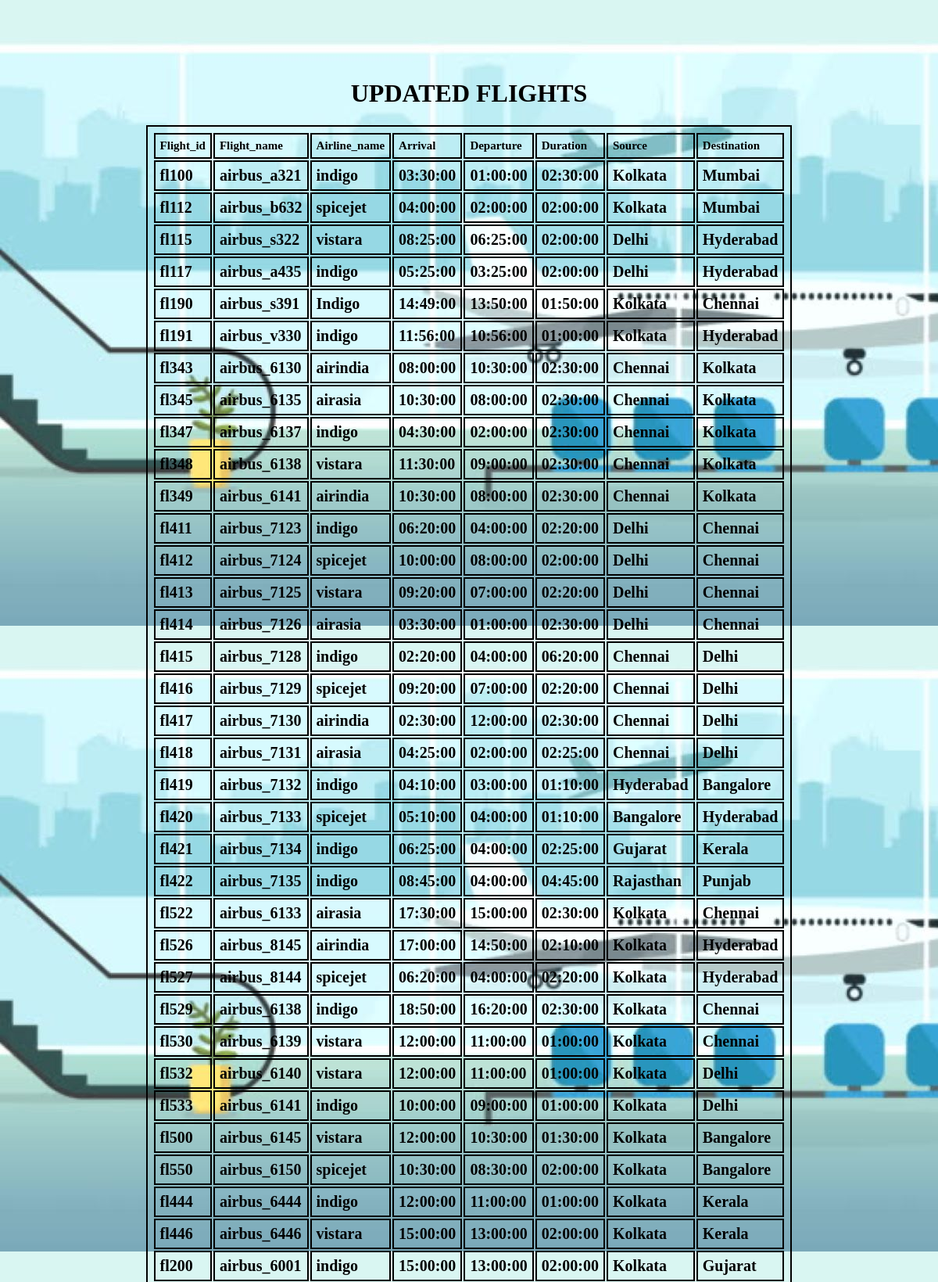
Page /updated_flight_schedule.php (upper part) on the committed database.
### tables this page shows
CREATE TABLE `flight` (
  `flight_id` varchar(10) NOT NULL,
  `flight_name` varchar(30) DEFAULT NULL,
  `airline_name` varchar(30) DEFAULT NULL,
  `arrival` time DEFAULT NULL,
  `departure` time DEFAULT NULL,
  `duration` time DEFAULT NULL,
  `source` varchar(30) DEFAULT NULL,
  `destination` varchar(30) DEFAULT NULL,
  `adult_cost` int(10) DEFAULT NULL,
  `infant_cost` int(10) NOT NULL,
  `senior_citizen_cost` int(10) NOT NULL,
  `type` varchar(30) NOT NULL
);

### updated_flight_schedule.php (the view, shortened to what this page needs)
<?php
$servername = "localhost";
$username = "root";
$password = "";
$dbname = "airplane_reservation";
$conn = new mysqli($servername, $username, $password, $dbname);
$sql = "SELECT * FROM flight;";
$result = mysqli_query($conn, $sql);
$resultcheck = mysqli_num_rows($result);
?>
<html>
<head>
	 	<link rel="stylesheet" href="flight_update.css">
</head>
<body>
<center>
<br>
<br>
<br>
<br>
 <h1>UPDATED FLIGHTS</h1>
    <?php
    if ($resultcheck > 0) {
        echo "<table>
               <tr>
               <th>Flight_id</th>
               <th>Flight_name</th>
               <th>Airline_name</th>
               <th>Arrival</th>
               <th>Departure</th>
               <th>Duration</th>
               <th>Source</th>
               <th>Destination</th>
               </tr>";
        while ($row = mysqli_fetch_assoc($result)) {
            echo "<tr>";
            echo "<td>" . $row['flight_id'] . "</td>";
            echo "<td>" . $row['flight_name'] . "</td>";
            echo "<td>" . $row['airline_name'] . "</td>";
            echo "<td>" . $row['arrival'] . "</td>";
            echo "<td>" . $row['departure'] . "</td>";
            echo "<td>" . $row['duration'] . "</td>";
            echo "<td>" . $row['source'] . "</td>";
            echo "<td>" . $row['destination'] . "</td>";
            echo "</tr>";
        }
        echo "</table>";
    } else {
        echo "No records found!";
    }
    ?>
	</center>
	<br>
	<br>
</body>
</html>

### flight_update.css (style rules this page uses)
body { background-image: url('flightupdate.jpg'); background-attachment: fixed; }
table { color: black; border: black; font-size: 20px; font-weight:bold; }
table,th, td { color: black; text-align: left; padding: 6px; border: 2px solid; font-weight:bold; }
th { color: black; font-family:Lucida Console; font-size: 15px; font-weight:bold; }

### rows in the picture
flight: flight_id "fl100", flight_name "airbus_a321", airline_name "indigo", arrival "03:30:00", departure "01:00:00", duration "02:30:00", source "Kolkata", destination "Mumbai"
flight: flight_id "fl112", flight_name "airbus_b632", airline_name "spicejet", arrival "04:00:00", departure "02:00:00", duration "02:00:00", source "Kolkata", destination "Mumbai"
flight: flight_id "fl115", flight_name "airbus_s322", airline_name "vistara", arrival "08:25:00", departure "06:25:00", duration "02:00:00", source "Delhi", destination "Hyderabad"
flight: flight_id "fl117", flight_name "airbus_a435", airline_name "indigo", arrival "05:25:00", departure "03:25:00", duration "02:00:00", source "Delhi", destination "Hyderabad"
flight: flight_id "fl190", flight_name "airbus_s391", airline_name "Indigo", arrival "14:49:00", departure "13:50:00", duration "01:50:00", source "Kolkata", destination "Chennai"
flight: flight_id "fl191", flight_name "airbus_v330", airline_name "indigo", arrival "11:56:00", departure "10:56:00", duration "01:00:00", source "Kolkata", destination "Hyderabad"
flight: flight_id "fl343", flight_name "airbus_6130", airline_name "airindia", arrival "08:00:00", departure "10:30:00", duration "02:30:00", source "Chennai", destination "Kolkata"
flight: flight_id "fl345", flight_name "airbus_6135", airline_name "airasia", arrival "10:30:00", departure "08:00:00", duration "02:30:00", source "Chennai", destination "Kolkata"
flight: flight_id "fl347", flight_name "airbus_6137", airline_name "indigo", arrival "04:30:00", departure "02:00:00", duration "02:30:00", source "Chennai", destination "Kolkata"
flight: flight_id "fl348", flight_name "airbus_6138", airline_name "vistara", arrival "11:30:00", departure "09:00:00", duration "02:30:00", source "Chennai", destination "Kolkata"
flight: flight_id "fl349", flight_name "airbus_6141", airline_name "airindia", arrival "10:30:00", departure "08:00:00", duration "02:30:00", source "Chennai", destination "Kolkata"
flight: flight_id "fl411", flight_name "airbus_7123", airline_name "indigo", arrival "06:20:00", departure "04:00:00", duration "02:20:00", source "Delhi", destination "Chennai"
flight: flight_id "fl412", flight_name "airbus_7124", airline_name "spicejet", arrival "10:00:00", departure "08:00:00", duration "02:00:00", source "Delhi", destination "Chennai"
flight: flight_id "fl413", flight_name "airbus_7125", airline_name "vistara", arrival "09:20:00", departure "07:00:00", duration "02:20:00", source "Delhi", destination "Chennai"
flight: flight_id "fl414", flight_name "airbus_7126", airline_name "airasia", arrival "03:30:00", departure "01:00:00", duration "02:30:00", source "Delhi", destination "Chennai"
flight: flight_id "fl415", flight_name "airbus_7128", airline_name "indigo", arrival "02:20:00", departure "04:00:00", duration "06:20:00", source "Chennai", destination "Delhi"
flight: flight_id "fl416", flight_name "airbus_7129", airline_name "spicejet", arrival "09:20:00", departure "07:00:00", duration "02:20:00", source "Chennai", destination "Delhi"
flight: flight_id "fl417", flight_name "airbus_7130", airline_name "airindia", arrival "02:30:00", departure "12:00:00", duration "02:30:00", source "Chennai", destination "Delhi"
flight: flight_id "fl418", flight_name "airbus_7131", airline_name "airasia", arrival "04:25:00", departure "02:00:00", duration "02:25:00", source "Chennai", destination "Delhi"
flight: flight_id "fl419", flight_name "airbus_7132", airline_name "indigo", arrival "04:10:00", departure "03:00:00", duration "01:10:00", source "Hyderabad", destination "Bangalore"
flight: flight_id "fl420", flight_name "airbus_7133", airline_name "spicejet", arrival "05:10:00", departure "04:00:00", duration "01:10:00", source "Bangalore", destination "Hyderabad"
flight: flight_id "fl421", flight_name "airbus_7134", airline_name "indigo", arrival "06:25:00", departure "04:00:00", duration "02:25:00", source "Gujarat", destination "Kerala"
flight: flight_id "fl422", flight_name "airbus_7135", airline_name "indigo", arrival "08:45:00", departure "04:00:00", duration "04:45:00", source "Rajasthan", destination "Punjab"
flight: flight_id "fl522", flight_name "airbus_6133", airline_name "airasia", arrival "17:30:00", departure "15:00:00", duration "02:30:00", source "Kolkata", destination "Chennai"
flight: flight_id "fl526", flight_name "airbus_8145", airline_name "airindia", arrival "17:00:00", departure "14:50:00", duration "02:10:00", source "Kolkata", destination "Hyderabad"
flight: flight_id "fl527", flight_name "airbus_8144", airline_name "spicejet", arrival "06:20:00", departure "04:00:00", duration "02:20:00", source "Kolkata", destination "Hyderabad"
flight: flight_id "fl529", flight_name "airbus_6138", airline_name "indigo", arrival "18:50:00", departure "16:20:00", duration "02:30:00", source "Kolkata", destination "Chennai"
flight: flight_id "fl530", flight_name "airbus_6139", airline_name "vistara", arrival "12:00:00", departure "11:00:00", duration "01:00:00", source "Kolkata", destination "Chennai"
flight: flight_id "fl532", flight_name "airbus_6140", airline_name "vistara", arrival "12:00:00", departure "11:00:00", duration "01:00:00", source "Kolkata", destination "Delhi"
flight: flight_id "fl533", flight_name "airbus_6141", airline_name "indigo", arrival "10:00:00", departure "09:00:00", duration "01:00:00", source "Kolkata", destination "Delhi"
flight: flight_id "fl500", flight_name "airbus_6145", airline_name "vistara", arrival "12:00:00", departure "10:30:00", duration "01:30:00", source "Kolkata", destination "Bangalore"
flight: flight_id "fl550", flight_name "airbus_6150", airline_name "spicejet", arrival "10:30:00", departure "08:30:00", duration "02:00:00", source "Kolkata", destination "Bangalore"
flight: flight_id "fl444", flight_name "airbus_6444", airline_name "indigo", arrival "12:00:00", departure "11:00:00", duration "01:00:00", source "Kolkata", destination "Kerala"
flight: flight_id "fl446", flight_name "airbus_6446", airline_name "vistara", arrival "15:00:00", departure "13:00:00", duration "02:00:00", source "Kolkata", destination "Kerala"
flight: flight_id "fl200", flight_name "airbus_6001", airline_name "indigo", arrival "15:00:00", departure "13:00:00", duration "02:00:00", source "Kolkata", destination "Gujarat"
